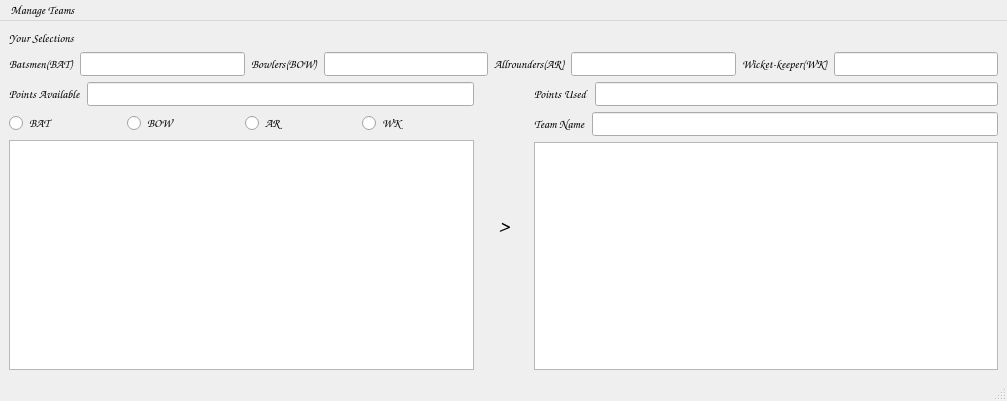
<?xml version="1.0" encoding="UTF-8"?>
<ui version="4.0">
 <class>MainWindow</class>
 <widget class="QMainWindow" name="MainWindow">
  <property name="geometry">
   <rect>
    <x>0</x>
    <y>0</y>
    <width>1007</width>
    <height>401</height>
   </rect>
  </property>
  <property name="font">
   <font>
    <family>Comic Sans MS</family>
   </font>
  </property>
  <property name="windowTitle">
   <string>Fantasy Cricket</string>
  </property>
  <widget class="QWidget" name="centralwidget">
   <layout class="QVBoxLayout" name="verticalLayout_5">
    <item>
     <layout class="QVBoxLayout" name="verticalLayout">
      <item>
       <widget class="QLabel" name="label1">
        <property name="text">
         <string>Your Selections</string>
        </property>
       </widget>
      </item>
      <item>
       <layout class="QHBoxLayout" name="horizontalLayout">
        <item>
         <widget class="QLabel" name="label2">
          <property name="font">
           <font>
            <family>Comic Sans MS</family>
            <weight>75</weight>
            <bold>true</bold>
           </font>
          </property>
          <property name="text">
           <string>Batsmen(BAT)</string>
          </property>
         </widget>
        </item>
        <item>
         <widget class="QLineEdit" name="line1">
          <property name="readOnly">
           <bool>true</bool>
          </property>
         </widget>
        </item>
        <item>
         <widget class="QLabel" name="label3">
          <property name="font">
           <font>
            <family>Comic Sans MS</family>
            <weight>75</weight>
            <bold>true</bold>
           </font>
          </property>
          <property name="text">
           <string>Bowlers(BOW)</string>
          </property>
         </widget>
        </item>
        <item>
         <widget class="QLineEdit" name="line2">
          <property name="readOnly">
           <bool>true</bool>
          </property>
         </widget>
        </item>
        <item>
         <widget class="QLabel" name="label4">
          <property name="font">
           <font>
            <family>Comic Sans MS</family>
            <weight>75</weight>
            <bold>true</bold>
           </font>
          </property>
          <property name="text">
           <string>Allrounders(AR)</string>
          </property>
         </widget>
        </item>
        <item>
         <widget class="QLineEdit" name="line3">
          <property name="readOnly">
           <bool>true</bool>
          </property>
         </widget>
        </item>
        <item>
         <widget class="QLabel" name="label5">
          <property name="font">
           <font>
            <family>Comic Sans MS</family>
            <weight>75</weight>
            <bold>true</bold>
           </font>
          </property>
          <property name="text">
           <string>Wicket-keeper(WK)</string>
          </property>
         </widget>
        </item>
        <item>
         <widget class="QLineEdit" name="line4">
          <property name="readOnly">
           <bool>true</bool>
          </property>
         </widget>
        </item>
       </layout>
      </item>
     </layout>
    </item>
    <item>
     <layout class="QHBoxLayout" name="horizontalLayout_2">
      <item>
       <layout class="QVBoxLayout" name="verticalLayout_4">
        <item>
         <layout class="QHBoxLayout" name="horizontalLayout_5">
          <item>
           <widget class="QLabel" name="label6">
            <property name="font">
             <font>
              <family>Comic Sans MS</family>
              <weight>75</weight>
              <bold>true</bold>
             </font>
            </property>
            <property name="text">
             <string>Points Available</string>
            </property>
           </widget>
          </item>
          <item>
           <widget class="QLineEdit" name="line5">
            <property name="readOnly">
             <bool>true</bool>
            </property>
           </widget>
          </item>
         </layout>
        </item>
        <item>
         <layout class="QHBoxLayout" name="horizontalLayout_3">
          <item>
           <widget class="QRadioButton" name="radio1">
            <property name="text">
             <string>BAT</string>
            </property>
           </widget>
          </item>
          <item>
           <widget class="QRadioButton" name="radio2">
            <property name="text">
             <string>BOW</string>
            </property>
           </widget>
          </item>
          <item>
           <widget class="QRadioButton" name="radio3">
            <property name="text">
             <string>AR</string>
            </property>
           </widget>
          </item>
          <item>
           <widget class="QRadioButton" name="radio4">
            <property name="text">
             <string>WK</string>
            </property>
           </widget>
          </item>
         </layout>
        </item>
        <item>
         <widget class="QListWidget" name="listWidget1"/>
        </item>
       </layout>
      </item>
      <item>
       <widget class="QLabel" name="label9">
        <property name="font">
         <font>
          <family>Comic Sans MS</family>
          <pointsize>16</pointsize>
          <weight>50</weight>
          <bold>false</bold>
         </font>
        </property>
        <property name="text">
         <string>    &gt;    </string>
        </property>
       </widget>
      </item>
      <item>
       <layout class="QVBoxLayout" name="verticalLayout_2">
        <item>
         <layout class="QHBoxLayout" name="horizontalLayout_6">
          <item>
           <widget class="QLabel" name="label7">
            <property name="font">
             <font>
              <family>Comic Sans MS</family>
              <weight>75</weight>
              <bold>true</bold>
             </font>
            </property>
            <property name="text">
             <string>Points Used</string>
            </property>
           </widget>
          </item>
          <item>
           <widget class="QLineEdit" name="line6">
            <property name="readOnly">
             <bool>true</bool>
            </property>
           </widget>
          </item>
         </layout>
        </item>
        <item>
         <layout class="QHBoxLayout" name="horizontalLayout_4">
          <item>
           <widget class="QLabel" name="label8">
            <property name="font">
             <font>
              <family>Comic Sans MS</family>
              <weight>75</weight>
              <bold>true</bold>
             </font>
            </property>
            <property name="text">
             <string>Team Name</string>
            </property>
           </widget>
          </item>
          <item>
           <widget class="QLineEdit" name="line7"/>
          </item>
         </layout>
        </item>
        <item>
         <widget class="QListWidget" name="listWidget2"/>
        </item>
       </layout>
      </item>
     </layout>
    </item>
   </layout>
  </widget>
  <widget class="QMenuBar" name="menubar">
   <property name="geometry">
    <rect>
     <x>0</x>
     <y>0</y>
     <width>1007</width>
     <height>26</height>
    </rect>
   </property>
   <widget class="QMenu" name="menu1">
    <property name="font">
     <font>
      <family>Comic Sans MS</family>
     </font>
    </property>
    <property name="title">
     <string>Manage Teams</string>
    </property>
    <addaction name="action1"/>
    <addaction name="separator"/>
    <addaction name="action2"/>
    <addaction name="separator"/>
    <addaction name="action3"/>
    <addaction name="separator"/>
    <addaction name="action4"/>
   </widget>
   <addaction name="menu1"/>
  </widget>
  <widget class="QStatusBar" name="statusbar"/>
  <action name="action1">
   <property name="text">
    <string>NEW Team</string>
   </property>
  </action>
  <action name="action2">
   <property name="text">
    <string>OPEN Team</string>
   </property>
  </action>
  <action name="action3">
   <property name="text">
    <string>SAVE Team</string>
   </property>
  </action>
  <action name="action4">
   <property name="text">
    <string>EVALUATE Team</string>
   </property>
  </action>
 </widget>
 <resources/>
 <connections/>
</ui>
